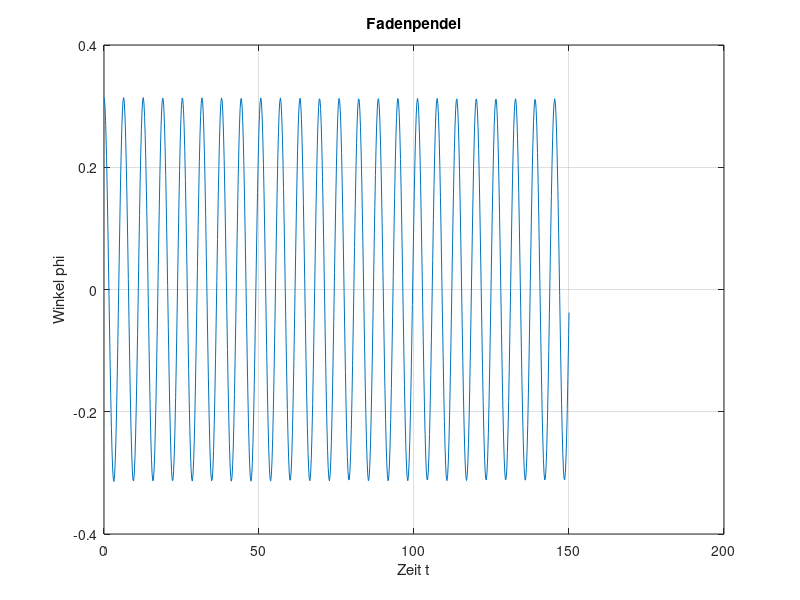

The MATLAB source for this figure:
%% Das Fadenpendel als Haertetest fuer ODE-Solver

phi0 = 0.1*pi; % Anfangswinkel
tLim = [0, 150]; 

function dx = odeFunc(t, x) 
    g = 1; 
    l = 1;
    dx = [x(2); -g/l*sin(x(1))]; 
end
[t, x] = ode45(@odeFunc, tLim, [phi0;0], ...
   odeset('RelTol', 1e-3)); 
phi = x(:,1); 
plot(t, phi); 
title('Fadenpendel'); 
xlabel('Zeit t'), ylabel('Winkel phi'); 
grid on; 